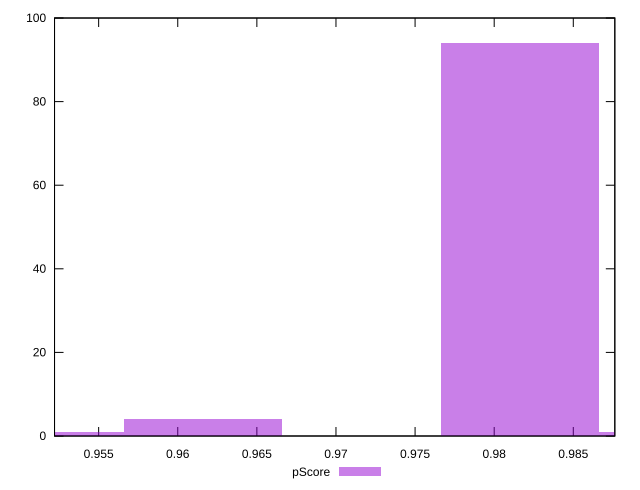

The script that saved this image:
reset

$pScore <<EOF
0.981640611443962 94
0.9616071295777586 4
0.9916573523770637 1
0.9515903886446571 1
EOF

set key outside below
set boxwidth 0.010016740933101653
set xrange [0.9522116222139765:0.9876246785328986]
set yrange [0:100]
set trange [0:100]
set style fill transparent solid 0.5 noborder
set terminal svg size 640, 490 enhanced background rgb 'white'
set output "report_00018_2021-02-10T15-25-16.877Z/first-cpu-idle/samples/pages/pScore/histogram.svg"

plot $pScore title "pScore" with boxes

reset
